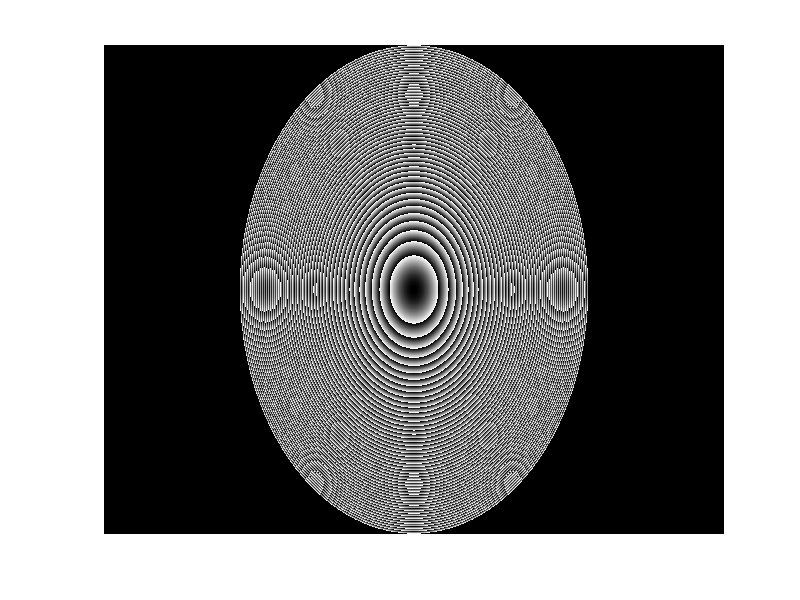

Source code (MATLAB):
% ========================================================================
% Introduction
% ========================================================================
% This code provides a simple demonstration of holograms generation of 
% steady optical beam (STOB) for spatial light modulator (SLM).
%
% Author: Yiqian Yang (yang-yq22@mails.tsinghua.edu.cn)
% =========================================================================

%% 
clear all;
clc;

%%   
Nx        = 3840;                                                          
Lx        = 3.74*1e-6*Nx;                                                  
Ny        = 2160;
Ly        = 3.74*1e-6*Ny;
x         = linspace(-Lx/2,Lx/2,Nx)';
y         = linspace(-Ly/2,Ly/2,Ny)';                 
[x,y]     = meshgrid(x,y);
r         = sqrt(x.^2+y.^2);
lambda    = 532*1e-9;                                                      
k0        = 2*pi/lambda;                                                    
 
%%
circ      = @(r,R)r<R;                                                     
cirNums   = 9;                                                             
R(1)      = Ly/sqrt(cirNums)/2;                                           
f(1)      = 0.3;                                                           
phase     = k0/(2*f(1))*(r.^2).*circ(r,R(1));                              
w(1)      = R(1)*f(1)/(sqrt((f(1))^2+(pi*R(1)^2/lambda)^2));               
RL(1)     = pi*w(1).^2/lambda;                                              

fprintf('RL')
disp(RL(1))

for i = 2:cirNums        
    
    f(i)  = f(i-1)+RL(i-1);
    R(i)  = sqrt(i)*R(1);   
    phase = phase + k0/(2*f(1))*(r.^2).*(circ(r,R(i))-circ(r,R(i-1)));   
    w(i)  = R(i)*f(i)/(sqrt((f(i))^2+(pi*R(i)^2/lambda)^2));                
    RL(i) = pi*w(i).^2/lambda; 
    fprintf('RL')
    disp(RL(i))
end

phase     = mod(phase,2*pi);
imagesc(phase);colormap(gray);axis off;
      
